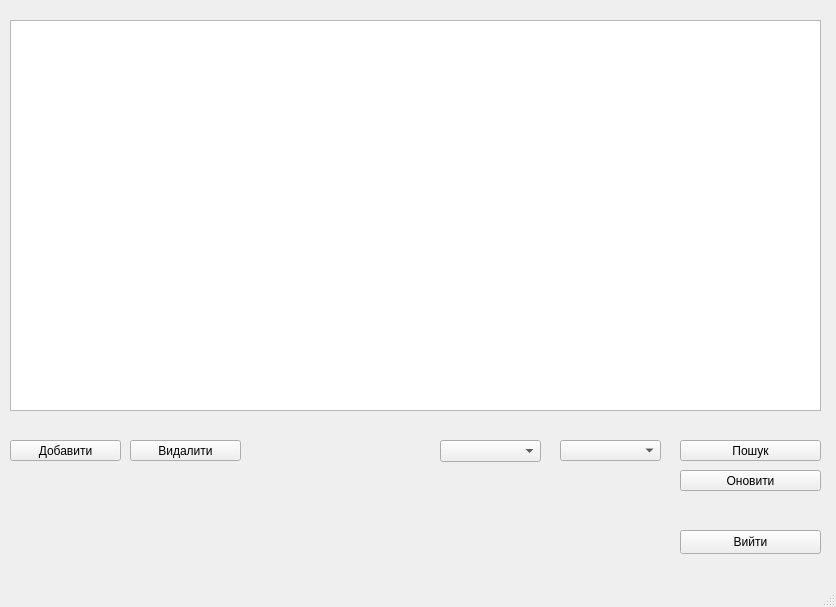
<?xml version="1.0" encoding="UTF-8"?>
<ui version="4.0">
 <class>MainWindow</class>
 <widget class="QMainWindow" name="MainWindow">
  <property name="geometry">
   <rect>
    <x>0</x>
    <y>0</y>
    <width>836</width>
    <height>607</height>
   </rect>
  </property>
  <property name="windowTitle">
   <string>MainWindow</string>
  </property>
  <widget class="QWidget" name="centralwidget">
   <property name="minimumSize">
    <size>
     <width>739</width>
     <height>0</height>
    </size>
   </property>
   <widget class="QTableView" name="tableView">
    <property name="geometry">
     <rect>
      <x>10</x>
      <y>20</y>
      <width>811</width>
      <height>391</height>
     </rect>
    </property>
   </widget>
   <widget class="QPushButton" name="addButton">
    <property name="geometry">
     <rect>
      <x>10</x>
      <y>440</y>
      <width>111</width>
      <height>21</height>
     </rect>
    </property>
    <property name="text">
     <string>Добавити</string>
    </property>
   </widget>
   <widget class="QPushButton" name="deleteButton">
    <property name="geometry">
     <rect>
      <x>130</x>
      <y>440</y>
      <width>111</width>
      <height>21</height>
     </rect>
    </property>
    <property name="text">
     <string>Видалити</string>
    </property>
   </widget>
   <widget class="QComboBox" name="categoryBox">
    <property name="geometry">
     <rect>
      <x>560</x>
      <y>440</y>
      <width>101</width>
      <height>21</height>
     </rect>
    </property>
   </widget>
   <widget class="QPushButton" name="SearchButton">
    <property name="geometry">
     <rect>
      <x>680</x>
      <y>440</y>
      <width>141</width>
      <height>21</height>
     </rect>
    </property>
    <property name="text">
     <string>Пошук</string>
    </property>
   </widget>
   <widget class="QPushButton" name="resfreshButton">
    <property name="geometry">
     <rect>
      <x>680</x>
      <y>470</y>
      <width>141</width>
      <height>21</height>
     </rect>
    </property>
    <property name="text">
     <string>Оновити</string>
    </property>
   </widget>
   <widget class="QPushButton" name="exitButton">
    <property name="geometry">
     <rect>
      <x>680</x>
      <y>530</y>
      <width>141</width>
      <height>24</height>
     </rect>
    </property>
    <property name="text">
     <string>Вийти</string>
    </property>
   </widget>
   <widget class="QComboBox" name="carBrandBox">
    <property name="geometry">
     <rect>
      <x>440</x>
      <y>440</y>
      <width>101</width>
      <height>22</height>
     </rect>
    </property>
   </widget>
  </widget>
  <widget class="QMenuBar" name="menubar">
   <property name="geometry">
    <rect>
     <x>0</x>
     <y>0</y>
     <width>836</width>
     <height>22</height>
    </rect>
   </property>
  </widget>
  <widget class="QStatusBar" name="statusbar"/>
 </widget>
 <resources/>
 <connections/>
</ui>
